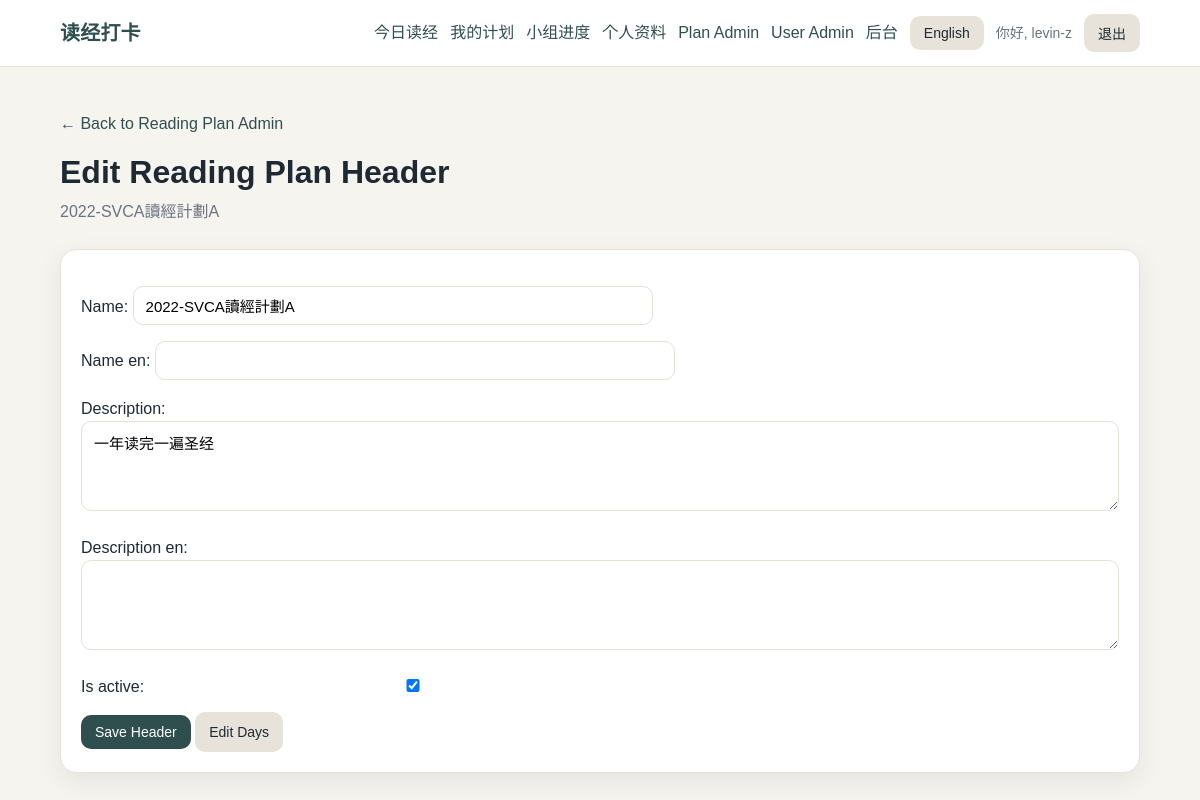
The page /staff/reading-plans/4/header/ (signed in) on the database as committed earlier.
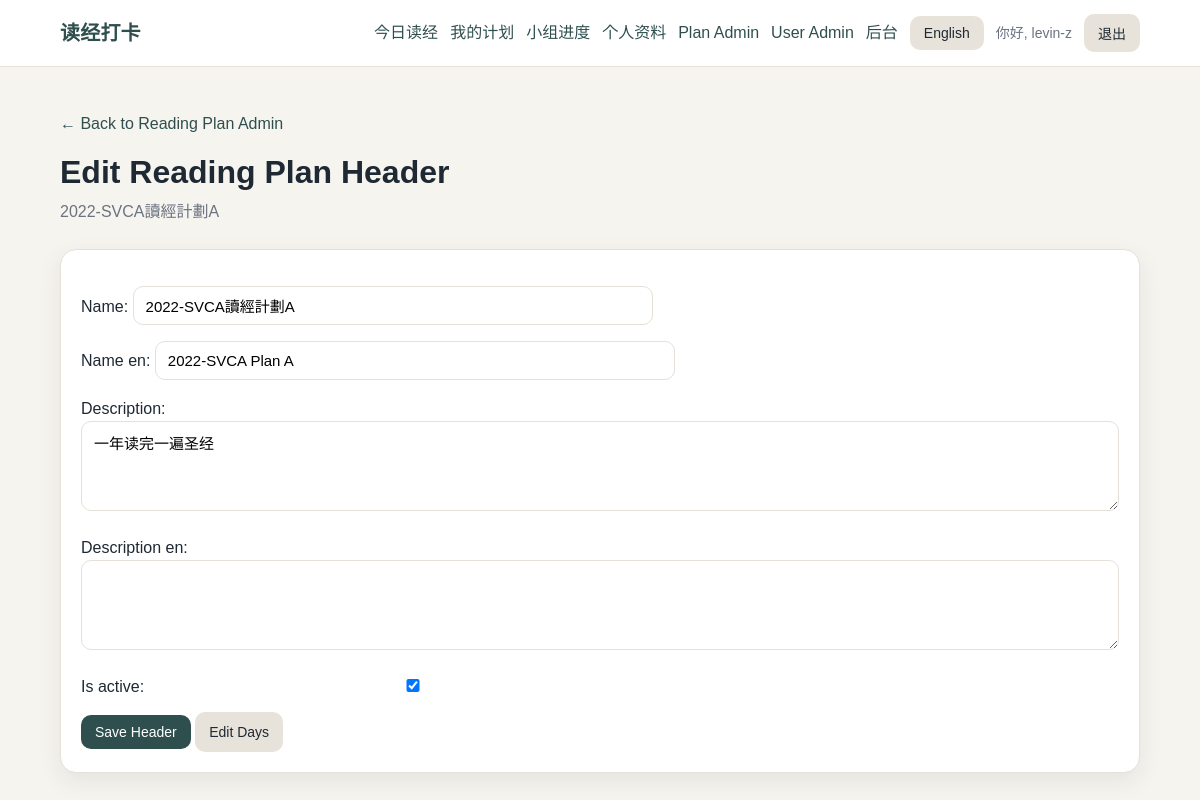
The same page on the database as committed later.
### reading/models.py (models this page shows, shortened)
class ReadingPlan(models.Model):
    name = models.CharField(max_length=120, unique=True)
    name_en = models.CharField(max_length=120, blank=True)
    description = models.TextField(blank=True)
    description_en = models.TextField(blank=True)
    is_active = models.BooleanField(default=True)

### reading/admin_views.py (the view)
@staff_member_required
def staff_reading_plan_header(request, plan_id):
    plan = get_object_or_404(ReadingPlan, id=plan_id)
    if request.method == "POST":
        form = ReadingPlanHeaderForm(request.POST, instance=plan)
        if form.is_valid():
            form.save()
            messages.success(request, "Reading plan header saved.")
            return redirect("staff_reading_plan_header", plan_id=plan.id)
    else:
        form = ReadingPlanHeaderForm(instance=plan)
    return render(
        request,
        "reading/staff/reading_plan_header.html",
        {
            "plan": plan,
            "form": form,
        },
    )

### reading/forms.py
class ReadingPlanHeaderForm(forms.ModelForm):
    class Meta:
        model = ReadingPlan
        fields = [
            "name",
            "name_en",
            "description",
            "description_en",
            "is_active",
        ]
        widgets = {
            "description": forms.Textarea(attrs={"rows": 4}),
            "description_en": forms.Textarea(attrs={"rows": 4}),
        }

### accounts/context_processors.py (called while the page is built)
def language_context(request):
    language = get_user_language(request)
    other_language = "en" if language == "zh" else "zh"
    return {
        "language": language,
        "language_label": SUPPORTED_LANGUAGES[language],
        "other_language": other_language,
        "other_language_label": SUPPORTED_LANGUAGES[other_language],
        "supported_languages": SUPPORTED_LANGUAGES,
        "ui": UI_TEXT[language],
    }

### accounts/language.py (called while the page is built)
def normalize_language(language):
    if language in SUPPORTED_LANGUAGES:
        return language
    return DEFAULT_LANGUAGE

### templates/reading/staff/reading_plan_header.html (shortened to what this page needs)
{% extends "base.html" %}
{% block content %}
<p>
    <a href="{% url 'staff_reading_plan_list' %}">← Back to Reading Plan Admin</a>
</p>
<div class="page-header">
    <h1 class="page-title">Edit Reading Plan Header</h1>
    <p class="page-subtitle">
        {{ plan.name }}
    </p>
</div>
<div class="card">
    <form method="post">
        {{ form.as_p }}
        <button type="submit">
            Save Header
        </button>
        <a class="button button-secondary"
           href="{% url 'staff_reading_plan_days' plan.id %}">
            Edit Days
        </a>
    </form>
</div>
{% endblock %}

Rows that differ between the two databases and show on the page:
changed ReadingPlan "一年读完一遍圣经": name_en (not shown) → "2022-SVCA Plan A"
